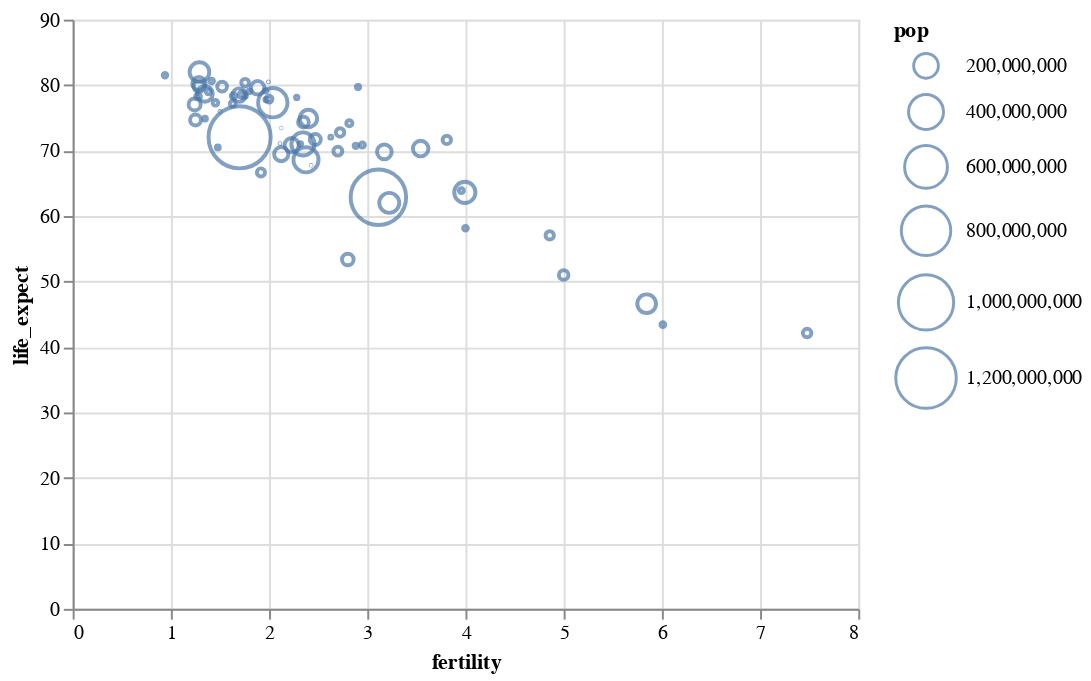

The code cell stored with this chart in its notebook:
### Markdown cell above
En algunos casos, es posible que no estemos satisfechos con el rango de tamaño predeterminado. Para proporcionar un rango personalizado de tamaños, establezca el parámetro `range` del atributo `scale` en una matriz que indique los tamaños más pequeños y más grandes. Aquí actualizamos la codificación de tamaño para que varíe de 0 píxeles (para valores cero) a 1,000 píxeles (para el valor máximo en el dominio de la escala):

### Code cell
alt.Chart(data2000).mark_point().encode(
    alt.X('fertility:Q'),
    alt.Y('life_expect:Q'),
    alt.Size('pop:Q', scale=alt.Scale(range=[0,1000]))
)

### Figure 1 — Vega-Lite specification as saved in the notebook (floating-point values rounded to 4 significant figures)
{"$schema": "https://vega.github.io/schema/vega-lite/v3.4.0.json", "config": {"mark": {"tooltip": null}, "view": {"height": 300, "width": 400}}, "data": {"name": "data-fdeb0b749a6385830bd1445d39ad6ea0"}, "datasets": {"data-fdeb0b749a6385830bd1445d39ad6ea0": [{"cluster": 0, "country": "Afghanistan", "fertility": 7.479, "life_expect": 42.13, "pop": 23898198, "year": 2000}, {"cluster": 3, "country": "Argentina", "fertility": 2.35, "life_expect": 74.34, "pop": 37497728, "year": 2000}, {"cluster": 3, "country": "Aruba", "fertility": 2.124, "life_expect": 73.45, "pop": 69539, "year": 2000}, {"cluster": 4, "country": "Australia", "fertility": 1.756, "life_expect": 80.37, "pop": 19164620, "year": 2000}, {"cluster": 1, "country": "Austria", "fertility": 1.382, "life_expect": 78.98, "pop": 8113413, "year": 2000}, {"cluster": 3, "country": "Bahamas", "fertility": 2.111, "life_expect": 71.07, "pop": 290075, "year": 2000}, {"cluster": 0, "country": "Bangladesh", "fertility": 3.224, "life_expect": 62.01, "pop": 130406594, "year": 2000}, {"cluster": 3, "country": "Barbados", "fertility": 1.5, "life_expect": 75.97, "pop": 273483, "year": 2000}, {"cluster": 1, "country": "Belgium", "fertility": 1.638, "life_expect": 78.32, "pop": 10263618, "year": 2000}, {"cluster": 3, "country": "Bolivia", "fertility": 3.958, "life_expect": 63.88, "pop": 8152620, "year": 2000}, {"cluster": 3, "country": "Brazil", "fertility": 2.345, "life_expect": 71.01, "pop": 175552771, "year": 2000}, {"cluster": 3, "country": "Canada", "fertility": 1.522, "life_expect": 79.77, "pop": 31278097, "year": 2000}, {"cluster": 3, "country": "Chile", "fertility": 2, "life_expect": 77.86, "pop": 15153450, "year": 2000}, {"cluster": 4, "country": "China", "fertility": 1.7, "life_expect": 72.03, "pop": 1262645000, "year": 2000}, {"cluster": 3, "country": "Colombia", "fertility": 2.47, "life_expect": 71.68, "pop": 39685655, "year": 2000}, {"cluster": 3, "country": "Costa Rica", "fertility": 2.281, "life_expect": 78.12, "pop": 3710558, "year": 2000}, {"cluster": 1, "country": "Croatia", "fertility": 1.348, "life_expect": 74.88, "pop": 4410830, "year": 2000}, {"cluster": 3, "country": "Cuba", "fertility": 1.63, "life_expect": 77.16, "pop": 11134273, "year": 2000}, {"cluster": 3, "country": "Dominican Republic", "fertility": 2.95, "life_expect": 70.85, "pop": 8385828, "year": 2000}, {"cluster": 3, "country": "Ecuador", "fertility": 2.817, "life_expect": 74.17, "pop": 12505204, "year": 2000}, {"cluster": 5, "country": "Egypt", "fertility": 3.174, "life_expect": 69.81, "pop": 70492342, "year": 2000}, {"cluster": 3, "country": "El Salvador", "fertility": 2.883, "life_expect": 70.73, "pop": 6122515, "year": 2000}, {"cluster": 1, "country": "Finland", "fertility": 1.754, "life_expect": 78.37, "pop": 5168595, "year": 2000}, {"cluster": 1, "country": "France", "fertility": 1.883, "life_expect": 79.59, "pop": 59381628, "year": 2000}, {"cluster": 1, "country": "Georgia", "fertility": 1.478, "life_expect": 70.48, "pop": 4777209, "year": 2000}, {"cluster": 1, "country": "Germany", "fertility": 1.346, "life_expect": 78.67, "pop": 82187909, "year": 2000}, {"cluster": 1, "country": "Greece", "fertility": 1.277, "life_expect": 78.26, "pop": 10559110, "year": 2000}, {"cluster": 3, "country": "Grenada", "fertility": 2.429, "life_expect": 67.75, "pop": 89312, "year": 2000}, {"cluster": 3, "country": "Haiti", "fertility": 4, "life_expect": 58.14, "pop": 7306302, "year": 2000}, {"cluster": 4, "country": "Hong Kong", "fertility": 0.94, "life_expect": 81.5, "pop": 6658720, "year": 2000}, {"cluster": 1, "country": "Iceland", "fertility": 1.993, "life_expect": 80.5, "pop": 281043, "year": 2000}, {"cluster": 0, "country": "India", "fertility": 3.113, "life_expect": 62.88, "pop": 1007702000, "year": 2000}, {"cluster": 4, "country": "Indonesia", "fertility": 2.376, "life_expect": 68.59, "pop": 206265000, "year": 2000}, {"cluster": 5, "country": "Iran", "fertility": 2.124, "life_expect": 69.45, "pop": 65660289, "year": 2000}, {"cluster": 5, "country": "Iraq", "fertility": 4.858, "life_expect": 57.05, "pop": 22675617, "year": 2000}, {"cluster": 1, "country": "Ireland", "fertility": 1.969, "life_expect": 77.78, "pop": 3791690, "year": 2000}, {"cluster": 5, "country": "Israel", "fertility": 2.906, "life_expect": 79.7, "pop": 5842454, "year": 2000}, {"cluster": 1, "country": "Italy", "fertility": 1.286, "life_expect": 80.24, "pop": 57719337, "year": 2000}, {"cluster": 3, "country": "Jamaica", "fertility": 2.628, "life_expect": 72.05, "pop": 2615467, "year": 2000}, {"cluster": 4, "country": "Japan", "fertility": 1.291, "life_expect": 82, "pop": 126699784, "year": 2000}, {"cluster": 2, "country": "Kenya", "fertility": 5, "life_expect": 50.99, "pop": 29985839, "year": 2000}, {"cluster": 4, "country": "South Korea", "fertility": 1.917, "life_expect": 66.66, "pop": 21647682, "year": 2000}, {"cluster": 4, "country": "North Korea", "fertility": 1.242, "life_expect": 77.05, "pop": 47351083, "year": 2000}, {"cluster": 5, "country": "Lebanon", "fertility": 2.319, "life_expect": 71.03, "pop": 3578036, "year": 2000}, {"cluster": 3, "country": "Mexico", "fertility": 2.401, "life_expect": 74.9, "pop": 99926620, "year": 2000}, {"cluster": 1, "country": "Netherlands", "fertility": 1.726, "life_expect": 78.53, "pop": 15907853, "year": 2000}, {"cluster": 4, "country": "New Zealand", "fertility": 1.964, "life_expect": 79.11, "pop": 3819762, "year": 2000}, {"cluster": 2, "country": "Nigeria", "fertility": 5.845, "life_expect": 46.61, "pop": 114306700, "year": 2000}, {"cluster": 1, "country": "Norway", "fertility": 1.801, "life_expect": 79.05, "pop": 4492400, "year": 2000}, {"cluster": 0, "country": "Pakistan", "fertility": 3.994, "life_expect": 63.61, "pop": 146342958, "year": 2000}, {"cluster": 3, "country": "Peru", "fertility": 2.7, "life_expect": 69.91, "pop": 25979722, "year": 2000}, {"cluster": 4, "country": "Philippines", "fertility": 3.544, "life_expect": 70.3, "pop": 79739825, "year": 2000}, {"cluster": 1, "country": "Poland", "fertility": 1.251, "life_expect": 74.67, "pop": 38654164, "year": 2000}, {"cluster": 1, "country": "Portugal", "fertility": 1.454, "life_expect": 77.29, "pop": 10335597, "year": 2000}, {"cluster": 2, "country": "Rwanda", "fertility": 6.01, "life_expect": 43.41, "pop": 7507056, "year": 2000}, {"cluster": 5, "country": "Saudi Arabia", "fertility": 3.81, "life_expect": 71.63, "pop": 23153090, "year": 2000}, {"cluster": 2, "country": "South Africa", "fertility": 2.802, "life_expect": 53.37, "pop": 44066197, "year": 2000}, {"cluster": 1, "country": "Spain", "fertility": 1.287, "life_expect": 79.78, "pop": 40016081, "year": 2000}, {"cluster": 1, "country": "Switzerland", "fertility": 1.415, "life_expect": 80.62, "pop": 7266920, "year": 2000}, {"cluster": 1, "country": "Turkey", "fertility": 2.23, "life_expect": 70.84, "pop": 65666677, "year": 2000}, {"cluster": 1, "country": "United Kingdom", "fertility": 1.695, "life_expect": 78.47, "pop": 59522468, "year": 2000}, {"cluster": 3, "country": "United States", "fertility": 2.038, "life_expect": 77.31, "pop": 282338631, "year": 2000}, {"cluster": 3, "country": "Venezuela", "fertility": 2.723, "life_expect": 72.77, "pop": 23542649, "year": 2000}]}, "encoding": {"size": {"field": "pop", "scale": {"range": [0, 1000]}, "type": "quantitative"}, "x": {"field": "fertility", "type": "quantitative"}, "y": {"field": "life_expect", "type": "quantitative"}}, "mark": "point"}
